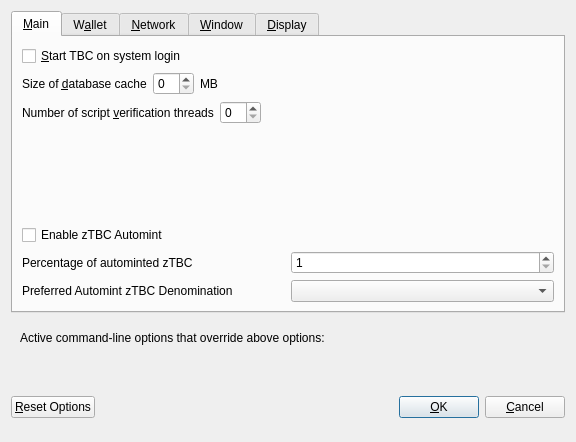
<?xml version="1.0" encoding="UTF-8"?>
<ui version="4.0">
 <class>OptionsDialog</class>
 <widget class="QDialog" name="OptionsDialog">
  <property name="geometry">
   <rect>
    <x>0</x>
    <y>0</y>
    <width>576</width>
    <height>442</height>
   </rect>
  </property>
  <property name="windowTitle">
   <string>Options</string>
  </property>
  <property name="modal">
   <bool>true</bool>
  </property>
  <layout class="QVBoxLayout" name="verticalLayout">
   <item>
    <widget class="QTabWidget" name="tabWidget">
     <property name="currentIndex">
      <number>0</number>
     </property>
     <widget class="QWidget" name="tabMain">
      <attribute name="title">
       <string>&amp;Main</string>
      </attribute>
      <layout class="QVBoxLayout" name="verticalLayout_Main">
       <item>
        <widget class="QCheckBox" name="bitcoinAtStartup">
         <property name="toolTip">
          <string>Automatically start TBC after logging in to the system.</string>
         </property>
         <property name="text">
          <string>&amp;Start TBC on system login</string>
         </property>
        </widget>
       </item>
       <item>
        <layout class="QHBoxLayout" name="horizontalLayout_2_Main">
         <item>
          <widget class="QLabel" name="databaseCacheLabel">
           <property name="text">
            <string>Size of &amp;database cache</string>
           </property>
           <property name="textFormat">
            <enum>Qt::PlainText</enum>
           </property>
           <property name="buddy">
            <cstring>databaseCache</cstring>
           </property>
          </widget>
         </item>
         <item>
          <widget class="QSpinBox" name="databaseCache"/>
         </item>
         <item>
          <widget class="QLabel" name="databaseCacheUnitLabel">
           <property name="text">
            <string>MB</string>
           </property>
           <property name="textFormat">
            <enum>Qt::PlainText</enum>
           </property>
          </widget>
         </item>
         <item>
          <spacer name="horizontalSpacer_2_Main">
           <property name="orientation">
            <enum>Qt::Horizontal</enum>
           </property>
           <property name="sizeHint" stdset="0">
            <size>
             <width>40</width>
             <height>20</height>
            </size>
           </property>
          </spacer>
         </item>
        </layout>
       </item>
       <item>
        <layout class="QHBoxLayout" name="horizontalLayout_3_Main">
         <item>
          <widget class="QLabel" name="threadsScriptVerifLabel">
           <property name="text">
            <string>Number of script &amp;verification threads</string>
           </property>
           <property name="textFormat">
            <enum>Qt::PlainText</enum>
           </property>
           <property name="buddy">
            <cstring>threadsScriptVerif</cstring>
           </property>
          </widget>
         </item>
         <item>
          <widget class="QSpinBox" name="threadsScriptVerif">
           <property name="toolTip">
            <string>(0 = auto, &lt;0 = leave that many cores free)</string>
           </property>
          </widget>
         </item>
         <item>
          <spacer name="horizontalSpacer_3_Main">
           <property name="orientation">
            <enum>Qt::Horizontal</enum>
           </property>
           <property name="sizeHint" stdset="0">
            <size>
             <width>40</width>
             <height>20</height>
            </size>
           </property>
          </spacer>
         </item>
        </layout>
       </item>
       <item>
        <spacer name="verticalSpacer_2">
         <property name="orientation">
          <enum>Qt::Vertical</enum>
         </property>
         <property name="sizeHint" stdset="0">
          <size>
           <width>20</width>
           <height>40</height>
          </size>
         </property>
        </spacer>
       </item>
       <item>
        <widget class="QCheckBox" name="checkBoxZeromintEnable">
         <property name="toolTip">
          <string>Enable automatic minting of TBC units to zTBC</string>
         </property>
         <property name="layoutDirection">
          <enum>Qt::LeftToRight</enum>
         </property>
         <property name="text">
          <string>Enable zTBC Automint</string>
         </property>
        </widget>
       </item>
       <item>
        <layout class="QHBoxLayout" name="horizontalLayout_3">
         <item>
          <widget class="QLabel" name="percentage_label">
           <property name="toolTip">
            <string>Percentage of incoming TBC which get automatically converted to zTBC via Zerocoin Protocol (min: 10%)</string>
           </property>
           <property name="text">
            <string>Percentage of autominted zTBC</string>
           </property>
          </widget>
         </item>
         <item>
          <widget class="QSpinBox" name="zeromintPercentage">
           <property name="minimum">
            <number>1</number>
           </property>
           <property name="maximum">
            <number>100</number>
           </property>
          </widget>
         </item>
        </layout>
       </item>
       <item>
        <layout class="QHBoxLayout" name="horizontalLayout" stretch="0,0">
         <property name="sizeConstraint">
          <enum>QLayout::SetFixedSize</enum>
         </property>
         <item>
          <widget class="QLabel" name="labelPreferredDenom">
           <property name="maximumSize">
            <size>
             <width>16777215</width>
             <height>16777215</height>
            </size>
           </property>
           <property name="toolTip">
            <string>Wait with automatic conversion to Zerocoin until enough TBC for this denomination is available</string>
           </property>
           <property name="text">
            <string>Preferred Automint zTBC Denomination</string>
           </property>
          </widget>
         </item>
         <item>
          <widget class="QComboBox" name="preferredDenom">
           <property name="maximumSize">
            <size>
             <width>16777215</width>
             <height>27</height>
            </size>
           </property>
           <property name="toolTip">
            <string>Wait with automatic conversion to Zerocoin until enough TBC for this denomination is available</string>
           </property>
           <property name="maxVisibleItems">
            <number>9</number>
           </property>
           <property name="maxCount">
            <number>9</number>
           </property>
          </widget>
         </item>
        </layout>
       </item>
      </layout>
     </widget>
     <widget class="QWidget" name="tabWallet">
      <attribute name="title">
       <string>W&amp;allet</string>
      </attribute>
      <layout class="QVBoxLayout" name="verticalLayout_Wallet">
       <item>
        <layout class="QHBoxLayout" name="horizontalLayout_2_Wallet">
         <item>
          <widget class="QLabel" name="labelStakeSplitThresholdText">
           <property name="text">
            <string>Stake split threshold:</string>
           </property>
          </widget>
         </item>
         <item>
          <widget class="QSpinBox" name="spinBoxStakeSplitThreshold">
           <property name="minimum">
            <number>1</number>
           </property>
           <property name="maximum">
            <number>999999</number>
           </property>
          </widget>
         </item>
        </layout>
       </item>
       <item>
        <widget class="QGroupBox" name="groupBox">
         <property name="title">
          <string>Expert</string>
         </property>
         <layout class="QVBoxLayout" name="verticalLayout_2">
          <item>
           <widget class="QCheckBox" name="coinControlFeatures">
            <property name="toolTip">
             <string>Whether to show coin control features or not.</string>
            </property>
            <property name="text">
             <string>Enable coin &amp;control features</string>
            </property>
           </widget>
          </item>
          <item>
           <widget class="QCheckBox" name="showMasternodesTab">
            <property name="toolTip">
             <string>Show additional tab listing all your masternodes in first sub-tab&lt;br/&gt;and all masternodes on the network in second sub-tab.</string>
            </property>
            <property name="text">
             <string>Show Masternodes Tab</string>
            </property>
           </widget>
          </item>
          <item>
           <widget class="QCheckBox" name="spendZeroConfChange">
            <property name="toolTip">
             <string>If you disable the spending of unconfirmed change, the change from a transaction&lt;br/&gt;cannot be used until that transaction has at least one confirmation.&lt;br/&gt;This also affects how your balance is computed.</string>
            </property>
            <property name="text">
             <string>&amp;Spend unconfirmed change</string>
            </property>
           </widget>
          </item>
         </layout>
        </widget>
       </item>
       <item>
        <spacer name="verticalSpacer_Wallet">
         <property name="orientation">
          <enum>Qt::Vertical</enum>
         </property>
         <property name="sizeHint" stdset="0">
          <size>
           <width>20</width>
           <height>40</height>
          </size>
         </property>
        </spacer>
       </item>
      </layout>
     </widget>
     <widget class="QWidget" name="tabNetwork">
      <attribute name="title">
       <string>&amp;Network</string>
      </attribute>
      <layout class="QVBoxLayout" name="verticalLayout_Network">
       <item>
        <widget class="QCheckBox" name="mapPortUpnp">
         <property name="toolTip">
          <string>Automatically open the TBC client port on the router. This only works when your router supports UPnP and it is enabled.</string>
         </property>
         <property name="text">
          <string>Map port using &amp;UPnP</string>
         </property>
        </widget>
       </item>
       <item>
        <widget class="QCheckBox" name="allowIncoming">
         <property name="toolTip">
          <string>Accept connections from outside</string>
         </property>
         <property name="text">
          <string>Allow incoming connections</string>
         </property>
        </widget>
       </item>
       <item>
        <widget class="QCheckBox" name="connectSocks">
         <property name="toolTip">
          <string>Connect to the TBC network through a SOCKS5 proxy.</string>
         </property>
         <property name="text">
          <string>&amp;Connect through SOCKS5 proxy (default proxy):</string>
         </property>
        </widget>
       </item>
       <item>
        <layout class="QHBoxLayout" name="horizontalLayout_1_Network">
         <item>
          <widget class="QLabel" name="proxyIpLabel">
           <property name="text">
            <string>Proxy &amp;IP:</string>
           </property>
           <property name="textFormat">
            <enum>Qt::PlainText</enum>
           </property>
           <property name="buddy">
            <cstring>proxyIp</cstring>
           </property>
          </widget>
         </item>
         <item>
          <widget class="QValidatedLineEdit" name="proxyIp">
           <property name="minimumSize">
            <size>
             <width>140</width>
             <height>0</height>
            </size>
           </property>
           <property name="maximumSize">
            <size>
             <width>140</width>
             <height>16777215</height>
            </size>
           </property>
           <property name="toolTip">
            <string>IP address of the proxy (e.g. IPv4: 127.0.0.1 / IPv6: ::1)</string>
           </property>
          </widget>
         </item>
         <item>
          <widget class="QLabel" name="proxyPortLabel">
           <property name="text">
            <string>&amp;Port:</string>
           </property>
           <property name="textFormat">
            <enum>Qt::PlainText</enum>
           </property>
           <property name="buddy">
            <cstring>proxyPort</cstring>
           </property>
          </widget>
         </item>
         <item>
          <widget class="QLineEdit" name="proxyPort">
           <property name="minimumSize">
            <size>
             <width>55</width>
             <height>0</height>
            </size>
           </property>
           <property name="maximumSize">
            <size>
             <width>55</width>
             <height>16777215</height>
            </size>
           </property>
           <property name="toolTip">
            <string>Port of the proxy (e.g. 9050)</string>
           </property>
          </widget>
         </item>
         <item>
          <spacer name="horizontalSpacer_1_Network">
           <property name="orientation">
            <enum>Qt::Horizontal</enum>
           </property>
           <property name="sizeHint" stdset="0">
            <size>
             <width>40</width>
             <height>20</height>
            </size>
           </property>
          </spacer>
         </item>
        </layout>
       </item>
       <item>
        <spacer name="verticalSpacer_Network">
         <property name="orientation">
          <enum>Qt::Vertical</enum>
         </property>
         <property name="sizeHint" stdset="0">
          <size>
           <width>20</width>
           <height>40</height>
          </size>
         </property>
        </spacer>
       </item>
      </layout>
     </widget>
     <widget class="QWidget" name="tabWindow">
      <attribute name="title">
       <string>&amp;Window</string>
      </attribute>
      <layout class="QVBoxLayout" name="verticalLayout_Window">
       <item>
        <widget class="QCheckBox" name="minimizeToTray">
         <property name="toolTip">
          <string>Show only a tray icon after minimizing the window.</string>
         </property>
         <property name="text">
          <string>&amp;Minimize to the tray instead of the taskbar</string>
         </property>
        </widget>
       </item>
       <item>
        <widget class="QCheckBox" name="minimizeOnClose">
         <property name="toolTip">
          <string>Minimize instead of exit the application when the window is closed. When this option is enabled, the application will be closed only after selecting Quit in the menu.</string>
         </property>
         <property name="text">
          <string>M&amp;inimize on close</string>
         </property>
        </widget>
       </item>
       <item>
        <spacer name="verticalSpacer_Window">
         <property name="orientation">
          <enum>Qt::Vertical</enum>
         </property>
         <property name="sizeHint" stdset="0">
          <size>
           <width>20</width>
           <height>40</height>
          </size>
         </property>
        </spacer>
       </item>
      </layout>
     </widget>
     <widget class="QWidget" name="tabDisplay">
      <attribute name="title">
       <string>&amp;Display</string>
      </attribute>
      <layout class="QVBoxLayout" name="verticalLayout_Display">
       <item>
        <layout class="QHBoxLayout" name="horizontalLayout_1_Display">
         <item>
          <widget class="QLabel" name="langLabel">
           <property name="text">
            <string>User Interface &amp;language:</string>
           </property>
           <property name="textFormat">
            <enum>Qt::PlainText</enum>
           </property>
           <property name="buddy">
            <cstring>lang</cstring>
           </property>
          </widget>
         </item>
         <item>
          <widget class="QValueComboBox" name="lang">
           <property name="toolTip">
            <string>The user interface language can be set here. This setting will take effect after restarting TBC.</string>
           </property>
          </widget>
         </item>
        </layout>
       </item>
       <item>
        <widget class="QLabel" name="label_3">
         <property name="toolTip">
          <string notr="true"/>
         </property>
         <property name="statusTip">
          <string notr="true"/>
         </property>
         <property name="whatsThis">
          <string notr="true"/>
         </property>
         <property name="accessibleName">
          <string notr="true"/>
         </property>
         <property name="text">
          <string>Language missing or translation incomplete? Help contributing translations here:
https://www.transifex.com/tbc-project/tbc-project-translations</string>
         </property>
         <property name="wordWrap">
          <bool>true</bool>
         </property>
         <property name="openExternalLinks">
          <bool>true</bool>
         </property>
         <property name="textInteractionFlags">
          <set>Qt::TextBrowserInteraction</set>
         </property>
        </widget>
       </item>
       <item>
        <layout class="QHBoxLayout" name="horizontalLayout_4_Display" stretch="0,0">
         <item>
          <widget class="QLabel" name="themeLabel">
           <property name="text">
            <string>User Interface Theme:</string>
           </property>
          </widget>
         </item>
         <item>
          <widget class="QValueComboBox" name="theme"/>
         </item>
        </layout>
       </item>
       <item>
        <widget class="Line" name="line">
         <property name="orientation">
          <enum>Qt::Horizontal</enum>
         </property>
        </widget>
       </item>
       <item>
        <layout class="QHBoxLayout" name="horizontalLayout_2_Display">
         <item>
          <widget class="QLabel" name="unitLabel">
           <property name="text">
            <string>&amp;Unit to show amounts in:</string>
           </property>
           <property name="textFormat">
            <enum>Qt::PlainText</enum>
           </property>
           <property name="buddy">
            <cstring>unit</cstring>
           </property>
          </widget>
         </item>
         <item>
          <widget class="QValueComboBox" name="unit">
           <property name="toolTip">
            <string>Choose the default subdivision unit to show in the interface and when sending coins.</string>
           </property>
          </widget>
         </item>
        </layout>
       </item>
       <item>
        <layout class="QHBoxLayout" name="horizontalLayout_5_Display">
         <item>
          <widget class="QLabel" name="digitsLabel">
           <property name="text">
            <string>Decimal digits</string>
           </property>
          </widget>
         </item>
         <item>
          <widget class="QValueComboBox" name="digits"/>
         </item>
        </layout>
       </item>
       <item>
        <widget class="QCheckBox" name="checkBoxHideZeroBalances">
         <property name="toolTip">
          <string>Hide empty balances</string>
         </property>
         <property name="layoutDirection">
          <enum>Qt::LeftToRight</enum>
         </property>
         <property name="text">
          <string>Hide empty balances</string>
         </property>
        </widget>
       </item>
       <item>
        <layout class="QHBoxLayout" name="horizontalLayout_3_Display">
         <item>
          <widget class="QLabel" name="thirdPartyTxUrlsLabel">
           <property name="toolTip">
            <string>Third party URLs (e.g. a block explorer) that appear in the transactions tab as context menu items. %s in the URL is replaced by transaction hash. Multiple URLs are separated by vertical bar |.</string>
           </property>
           <property name="text">
            <string>Third party transaction URLs</string>
           </property>
           <property name="buddy">
            <cstring>thirdPartyTxUrls</cstring>
           </property>
          </widget>
         </item>
         <item>
          <widget class="QLineEdit" name="thirdPartyTxUrls">
           <property name="toolTip">
            <string>Third party URLs (e.g. a block explorer) that appear in the transactions tab as context menu items. %s in the URL is replaced by transaction hash. Multiple URLs are separated by vertical bar |.</string>
           </property>
          </widget>
         </item>
        </layout>
       </item>
       <item>
        <spacer name="verticalSpacer">
         <property name="orientation">
          <enum>Qt::Vertical</enum>
         </property>
         <property name="sizeHint" stdset="0">
          <size>
           <width>20</width>
           <height>40</height>
          </size>
         </property>
        </spacer>
       </item>
      </layout>
     </widget>
    </widget>
   </item>
   <item>
    <widget class="QFrame" name="frame">
     <layout class="QVBoxLayout" name="verticalLayout_Bottom">
      <item>
       <layout class="QHBoxLayout" name="horizontalLayout_Bottom">
        <item>
         <widget class="QLabel" name="overriddenByCommandLineInfoLabel">
          <property name="text">
           <string>Active command-line options that override above options:</string>
          </property>
          <property name="textFormat">
           <enum>Qt::PlainText</enum>
          </property>
         </widget>
        </item>
        <item>
         <spacer name="horizontalSpacer_Bottom">
          <property name="orientation">
           <enum>Qt::Horizontal</enum>
          </property>
          <property name="sizeHint" stdset="0">
           <size>
            <width>40</width>
            <height>20</height>
           </size>
          </property>
         </spacer>
        </item>
       </layout>
      </item>
      <item>
       <widget class="QLabel" name="overriddenByCommandLineLabel">
        <property name="text">
         <string/>
        </property>
        <property name="textFormat">
         <enum>Qt::PlainText</enum>
        </property>
        <property name="wordWrap">
         <bool>true</bool>
        </property>
       </widget>
      </item>
     </layout>
    </widget>
   </item>
   <item>
    <layout class="QHBoxLayout" name="horizontalLayout_Buttons">
     <item>
      <widget class="QPushButton" name="resetButton">
       <property name="toolTip">
        <string>Reset all client options to default.</string>
       </property>
       <property name="text">
        <string>&amp;Reset Options</string>
       </property>
       <property name="autoDefault">
        <bool>false</bool>
       </property>
      </widget>
     </item>
     <item>
      <spacer name="horizontalSpacer_1">
       <property name="orientation">
        <enum>Qt::Horizontal</enum>
       </property>
       <property name="sizeHint" stdset="0">
        <size>
         <width>40</width>
         <height>48</height>
        </size>
       </property>
      </spacer>
     </item>
     <item>
      <widget class="QLabel" name="statusLabel">
       <property name="minimumSize">
        <size>
         <width>200</width>
         <height>0</height>
        </size>
       </property>
       <property name="font">
        <font>
         <weight>75</weight>
         <bold>true</bold>
        </font>
       </property>
       <property name="text">
        <string/>
       </property>
       <property name="textFormat">
        <enum>Qt::PlainText</enum>
       </property>
       <property name="wordWrap">
        <bool>true</bool>
       </property>
      </widget>
     </item>
     <item>
      <spacer name="horizontalSpacer_2">
       <property name="orientation">
        <enum>Qt::Horizontal</enum>
       </property>
       <property name="sizeHint" stdset="0">
        <size>
         <width>40</width>
         <height>48</height>
        </size>
       </property>
      </spacer>
     </item>
     <item>
      <widget class="QPushButton" name="okButton">
       <property name="text">
        <string>&amp;OK</string>
       </property>
       <property name="autoDefault">
        <bool>false</bool>
       </property>
       <property name="default">
        <bool>true</bool>
       </property>
      </widget>
     </item>
     <item>
      <widget class="QPushButton" name="cancelButton">
       <property name="text">
        <string>&amp;Cancel</string>
       </property>
       <property name="autoDefault">
        <bool>false</bool>
       </property>
      </widget>
     </item>
    </layout>
   </item>
  </layout>
 </widget>
 <customwidgets>
  <customwidget>
   <class>QValidatedLineEdit</class>
   <extends>QLineEdit</extends>
   <header>qvalidatedlineedit.h</header>
  </customwidget>
  <customwidget>
   <class>QValueComboBox</class>
   <extends>QComboBox</extends>
   <header>qvaluecombobox.h</header>
  </customwidget>
 </customwidgets>
 <resources/>
 <connections/>
</ui>
